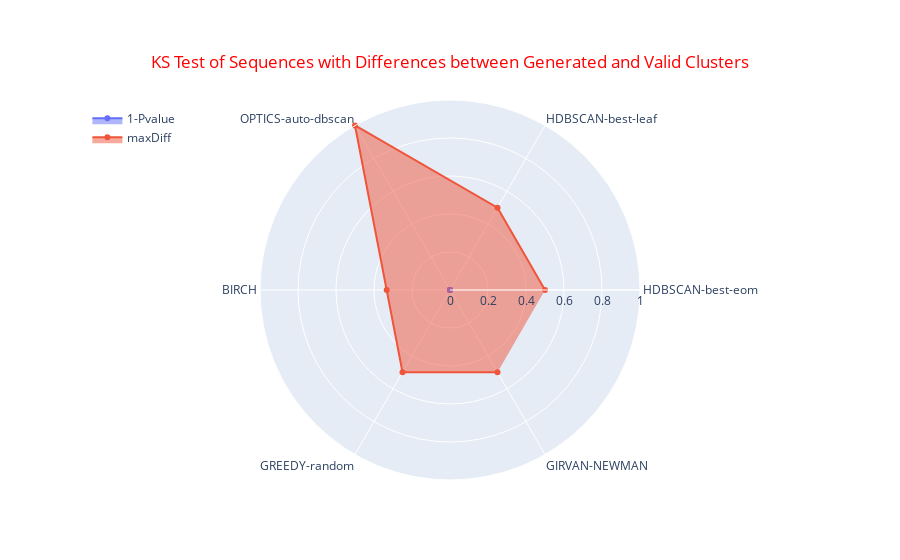

Notebook cell for this chart:
### Markdown cell above
### Difference between Generated and Valid clusters

### Code cell
import pandas as pd
import plotly.graph_objects as go
from scipy.stats import ks_2samp
#import seaborn as sns
#import matplotlib.pyplot as plt
#%matplotlib inline

cols = ['maxDist','minPts','Cluster Sequence','Generated Cluster Count','Valid Cluster Count']
#_df_clust_diff = _results_df[cols].copy()
_df_clust_diff = _scaled_df.loc[_scaled_df["regularity"]==_force_regularity]
_df_clust_diff = _df_clust_diff[cols]

_df_clust_diff['Difference'] = (_df_clust_diff['Generated Cluster Count'] 
                                - _df_clust_diff['Valid Cluster Count']).astype(float)
''' consider only records with difference != 0 '''
_diff_df = _df_clust_diff[_df_clust_diff['Difference'] > 0]
''' apply two sample KS-test to all sequences '''
_plot_df=pd.DataFrame([], columns=['Sequence','maxDiff','1-Pvalue'])
for each_seq in _diff_df['Cluster Sequence'].unique():
    _df_temp = _diff_df[_diff_df['Cluster Sequence'] ==each_seq]
    stat, pval = ks_2samp(_df_temp['Generated Cluster Count'],_df_temp['Valid Cluster Count'])
    _plot_df=_plot_df.append({'Sequence':each_seq,'maxDiff':stat, '1-Pvalue':1-pval}, ignore_index=True)

categories = _plot_df['Sequence'].to_list()
fig = go.Figure()

fig.add_trace(go.Scatterpolar(
      r=_plot_df['1-Pvalue'],
      theta=categories,
      fill='toself',
      name='1-Pvalue'
))
fig.add_trace(go.Scatterpolar(
      r=_plot_df['maxDiff'],
      theta=categories,
      fill='toself',
      name='maxDiff'
))

fig.update_layout(
    polar=dict(radialaxis=dict(visible=True,range=[0, 1])),
    title_font_color="red",
    title={'text': "KS Test of Sequences with Differences between Generated and Valid Clusters",
           'y':0.9,'x':0.5,'xanchor': 'center','yanchor': 'top'},
    legend=dict(yanchor="top",y=0.99,xanchor="left",x=0.01)
)
''' Need to install kaleido to write image to file'''
#_s_plot_save_file = str("../images/outputs/radar_plot_ks_test.png").replace(" ","_")
#fig.write_image(_s_plot_save_file)
fig.show()

### Figure 1 — Plotly figure (JSON) as saved in the notebook; plotly's stock layout.template omitted (floating-point values rounded to 4 significant figures)
{"data": [{"fill": "toself", "name": "1-Pvalue", "r": [0, 0, 0, 0, 0, 0], "theta": ["HDBSCAN-best-eom", "HDBSCAN-best-leaf", "OPTICS-auto-dbscan", "BIRCH", "GREEDY-random", "GIRVAN-NEWMAN"], "type": "scatterpolar"}, {"fill": "toself", "name": "maxDiff", "r": [0.5, 0.5, 1, 0.3333, 0.5, 0.5], "theta": ["HDBSCAN-best-eom", "HDBSCAN-best-leaf", "OPTICS-auto-dbscan", "BIRCH", "GREEDY-random", "GIRVAN-NEWMAN"], "type": "scatterpolar"}], "layout": {"legend": {"x": 0.01, "xanchor": "left", "y": 0.99, "yanchor": "top"}, "polar": {"radialaxis": {"range": [0, 1], "visible": true}}, "title": {"font": {"color": "red"}, "text": "KS Test of Sequences with Differences between Generated and Valid Clusters", "x": 0.5, "xanchor": "center", "y": 0.9, "yanchor": "top"}}}
